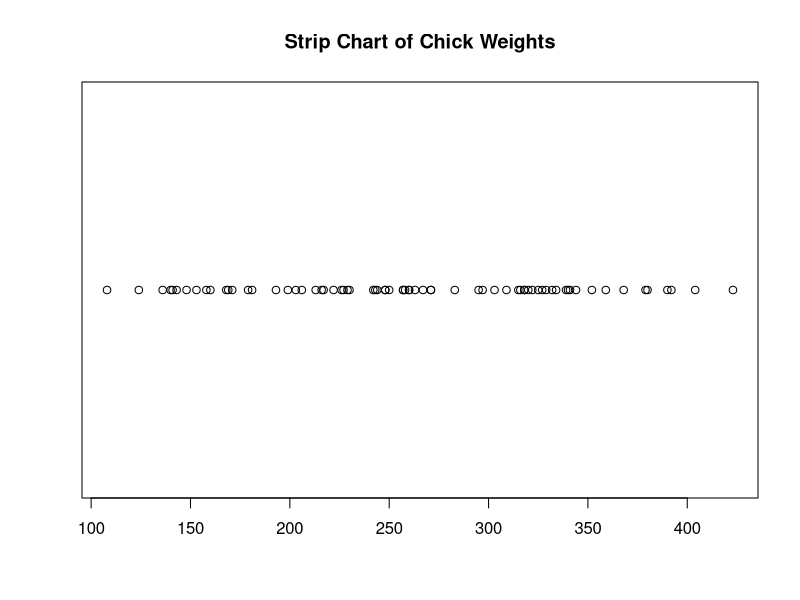
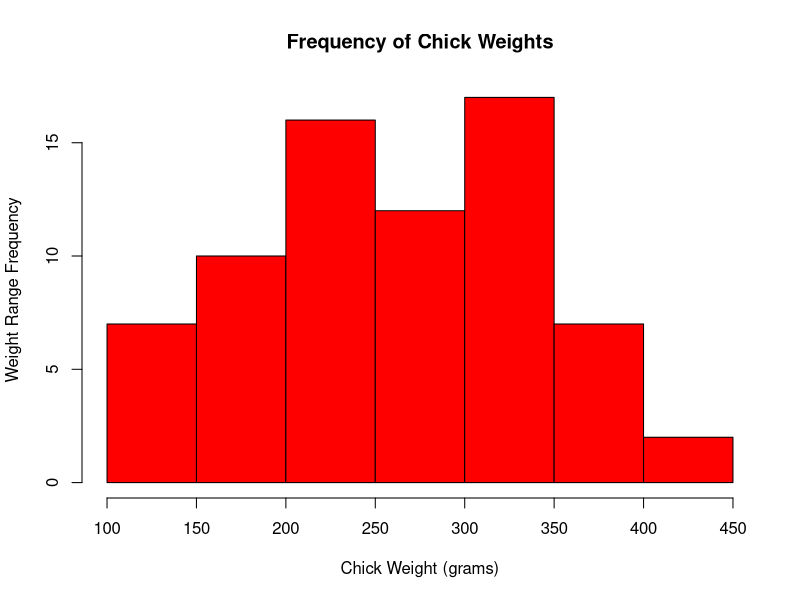
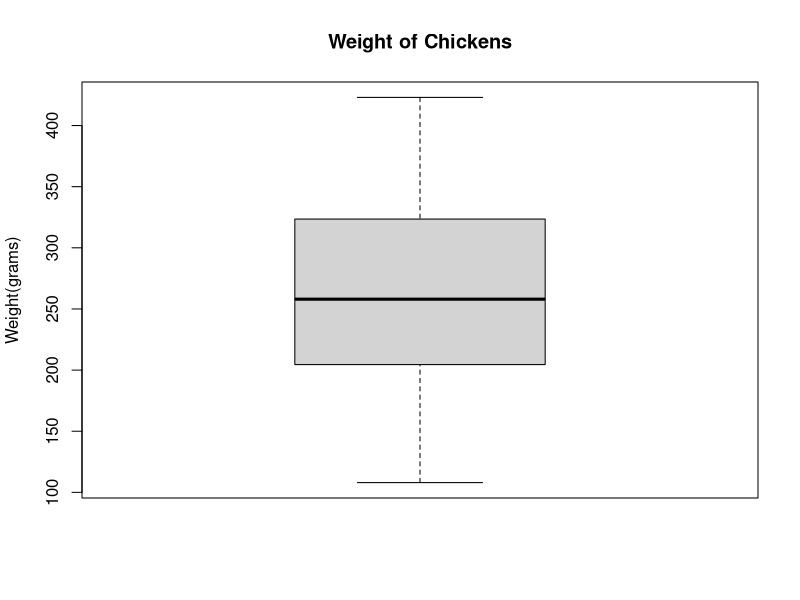
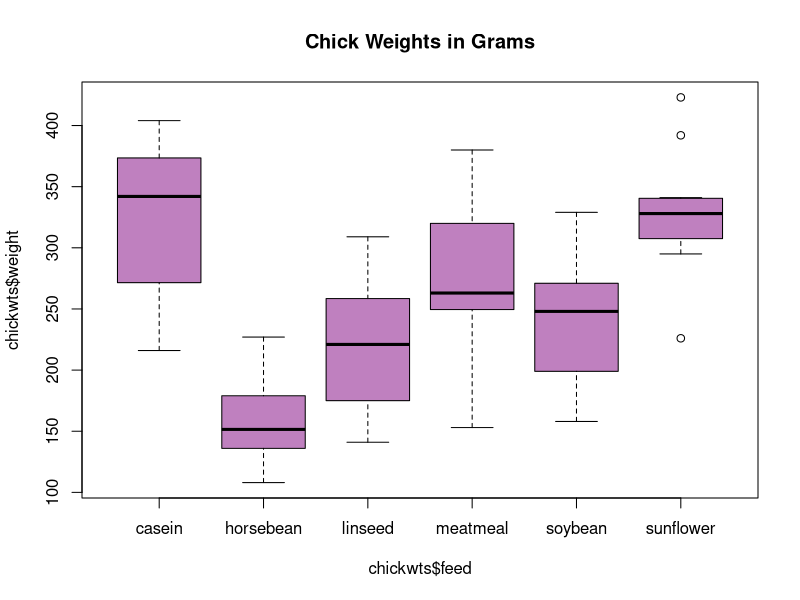
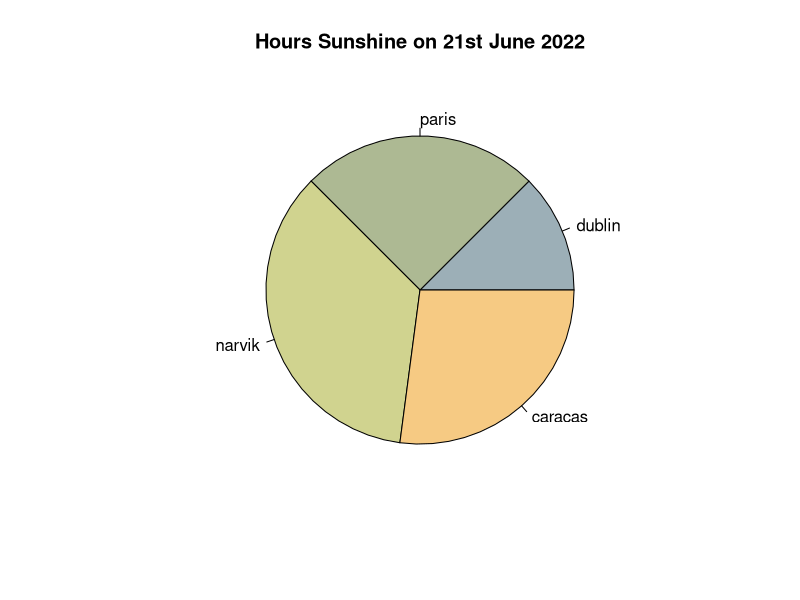

These charts were generated, in order, by the following R code:
## ---- chunk 1

# install
if(!require("tidyr")) install.packages("tidyr")

# library
library(tidyr)
## ---- chunk 2
data()
## ---- chunk 3
chickwts

# access individual columns by name
chickwts$feed

# shown variable names
names(chickwts)

# show structure of the data
str(chickwts)

# show first or last N rows of data
head(chickwts, n = 10)
tail(chickwts, n = 12)

# show basic statistical summary (median, Q1,2,3 etc)
summary(chickwts)

## ---- chunk 4
# title and plotting character set
stripchart(chickwts$weight, 
           main = "Strip Chart of Chick Weights",
           pch = 21)
## ---- chunk 5
# title and xy labels and color
hist(chickwts$weight, main = "Frequency of Chick Weights",
     xlab = "Chick Weight (grams)",
     ylab = "Weight Range Frequency",
     col = "red")
## ---- chunk 6
# simple box plot
boxplot(chickwts$weight,
        main = "Weight of Chickens",
        ylab = "Weight(grams)")
## ---- chunk 7
# box-plot (multiple categories using ~) 
boxplot(chickwts$weight~chickwts$feed, 
        main = "Chick Weights in Grams",
        col = rgb(0.75, 0.5, 0.75))
## ---- chunk 8
sunshinePerDay <- c(6, 12, 17, 13)
cities <- c("dublin", "paris", "narvik", "caracas")

# uncomment the parameters (i.e. edges, main, border) to see what each parameter does
pie(x = sunshinePerDay, 
    labels = cities, 
    edges = 64,
    main = "Hours Sunshine on 21st June 2022", 
    border = TRUE,
    col = c("#9CAFB7","#ADB993","#D0D38F","#F6CA83"))
